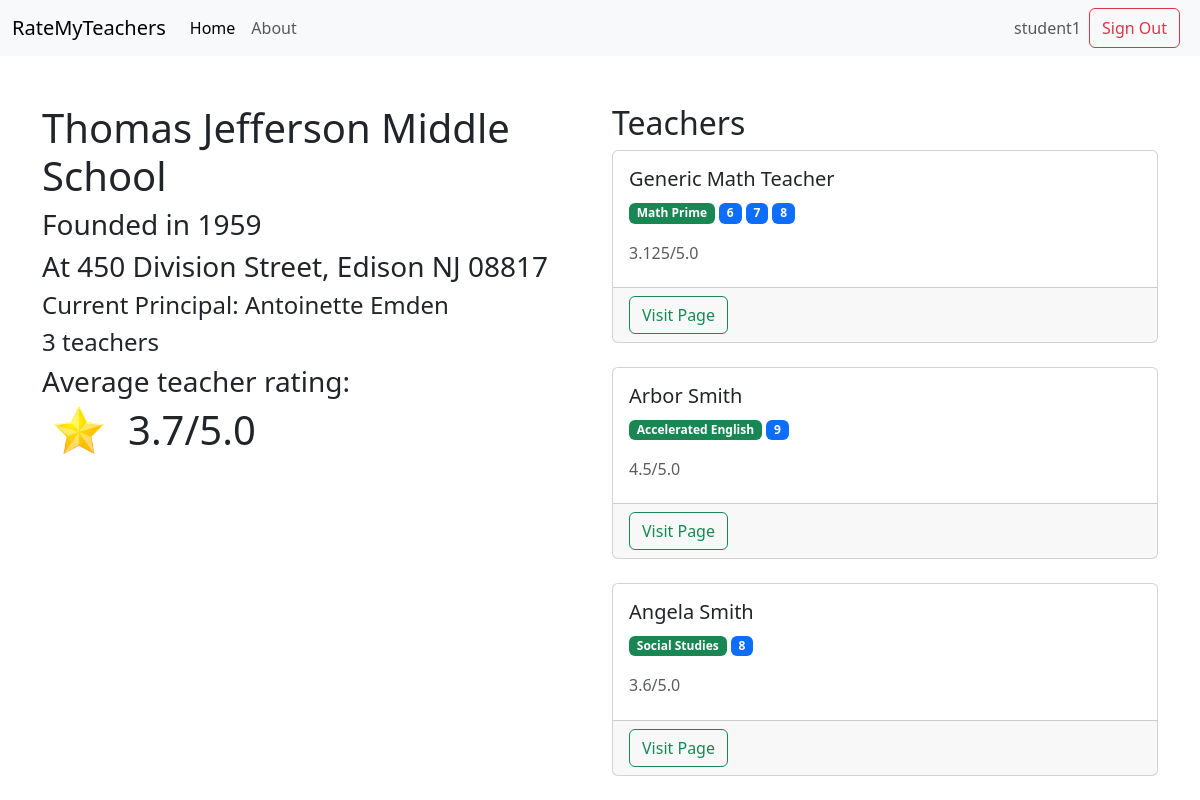
Page /info/school/1 (signed in) on the committed database.
### school_teachers/models.py (models this page shows, shortened)
class School(models.Model):
    name = models.CharField(max_length=200)
    teachers = models.ManyToManyField('Teacher', blank=True, related_name='teachers')
    year_founded = models.IntegerField(blank=True)
    address = models.CharField(max_length=400, blank=True)
    principal = models.CharField(max_length=200, blank=True)

class Teacher(models.Model):
    name = models.CharField(max_length=200)
    teaching = models.CharField(max_length=200, blank=True)
    classes = models.JSONField(blank=True, default=list)
    grades = models.JSONField(blank=True, default=list)
    school = models.ForeignKey(School, on_delete=models.CASCADE)
    overall_rating = models.FloatField(blank=True, default=5.0)
    comments = models.JSONField(blank=True, default=list)

### school_teachers/views.py (the view)
# urls.py: path("school/<int:school_id>", views.school_info, name="register")
def school_info(request, school_id):
    try:
        school = School.objects.get(id=school_id)
    except School.DoesNotExist:
        return render(request, "base/404.html", status=404)
    context = {
        "school": school.name,
        "year_founded": school.year_founded if school.year_founded else "N/A",
        "address": school.address if school.address else "N/A",
        "principal": school.principal if school.principal else "N/A",
        "teachers": school.teachers.all(),
        "how_many_teachers": len(school.teachers.all()),
        "average_teacher_school_rating":
            round(sum([x.overall_rating for x in school.teachers.all()]) / len(school.teachers.all()), 1)
        }
    return render(request, "school_teachers/school_info.html", context=context)

### templates/school_teachers/school_info.html
{% extends "base/base.html" %}
{% load crispy_forms_tags %}
{% block content %}
    <br><br>
    <div class="container text-left">
        <div class="row">
            <div class="col">
                <h1>{{ school }}</h1>
                <h3>Founded in {{ year_founded }}</h3>
                <h3>At {{ address }}</h3>
                <h4>Current Principal: {{ principal }}</h4>
                <h4>{{ how_many_teachers }} teachers</h4>
                <h3>Average teacher rating:</h3>
                <div style="display: inline-block">
                    <div class="container text-center">
                        <div class="row">
                            <div class="col">
                                <img src="/static/favicon.png" width="50px" alt="star">
                            </div>
                            <div class="col">
                                <h1>{{ average_teacher_school_rating }}/5.0</h1>
                            </div>
                        </div>
                    </div>
                </div>
            </div>
            <div class="col">
                <h2>Teachers</h2>
                {% for teacher in teachers %}
                    <div class="card">
                        <div class="card-body">
                            <h5 class="card-title">{{ teacher.name }}</h5>
                            {% for class in teacher.classes %}
                                <span class="badge text-bg-success" style="">{{ class }}</span>
                            {% endfor %}
                            {% for grade in teacher.grades %}
                                <span class="badge text-bg-primary" style="">{{ grade }}</span>
                            {% endfor %}
                            <br><br>
                            <h6 class="card-subtitle mb-2 text-muted">{{ teacher.overall_rating }}/5.0</h6>
                        </div>
                        <div class="card-footer text-body-secondary">
                            <button class="btn btn-outline-success"
                                    onclick="document.location.href = '/info/teacher/{{ teacher.id }}'">Visit Page
                            </button>
                        </div>
                    </div>
                    <br>
                {% endfor %}
            </div>
        </div>
    </div>
{% endblock %}

### templates/base/base.html (shortened to what this page needs)
<!DOCTYPE html>
<html lang="en">
<head>
    <link href="https://cdn.jsdelivr.net/npm/bootstrap@5.3.0/dist/css/bootstrap.min.css" rel="stylesheet"
>
</head>
<body>
<nav class="navbar navbar-expand-lg bg-body-tertiary">
    <div class="container-fluid">
        <a class="navbar-brand" href="/">RateMyTeachers</a>
        <div class="collapse navbar-collapse" id="navbarSupportedContent">
            <ul class="navbar-nav me-auto mb-2 mb-lg-0">
                <li class="nav-item">
                    <a class="nav-link active" aria-current="page" href="#">Home</a>
                </li>
                <li class="nav-item">
                    <a class="nav-link" href="#">About</a>
                </li>
            </ul>
            <form class="d-flex">
                {% if not user.is_authenticated %}
                    <button class="btn btn-outline-success me-2" type="button"
                            onclick="document.location.href = '/accounts/login'">Sign In
                    </button>
                    <button class="btn btn-sm btn-outline-secondary" type="button"
                            onclick="document.location.href = '/accounts/register'">Register
                    </button>
                {% else %}
                    <span class="navbar-text me-2">
                        {{ user.username }}
                    </span>
                    <button class="btn btn-outline-danger me-2" type="button"
                            onclick="document.location.href = '/accounts/logout'">Sign Out
                    </button>
                {% endif %}
            </form>
        </div>
    </div>
</nav>
{% block content %}
{% endblock %}
</body>
</html>

### rows in the picture
School: name "Thomas Jefferson Middle School", address "450 Division Street, Edison NJ 08817", principal "Antoinette Emden"
Teacher: name "Generic Math Teacher", classes "Math Prime", grades "6" "7" "8", overall_rating "3.125"
Teacher: name "Arbor Smith", classes "Accelerated English", grades "9", overall_rating "4.5"
Teacher: name "Angela Smith", classes "Social Studies", grades "8", overall_rating "3.6"

### other values in the picture
{{ user.username }} "student1"
{{ year_founded }} "1959"
{{ how_many_teachers }} "3"
{{ average_teacher_school_rating }} "3.7"
